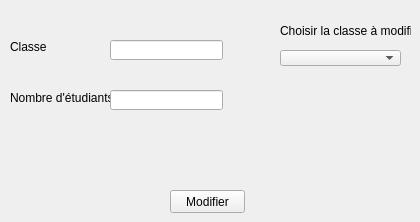
     <widget class="QWidget" name="tab_9">
      <attribute name="title">
       <string>Modifier</string>
      </attribute>
      <widget class="QLabel" name="label_40">
       <property name="geometry">
        <rect>
         <x>10</x>
         <y>40</y>
         <width>47</width>
         <height>13</height>
        </rect>
       </property>
       <property name="text">
        <string>Classe</string>
       </property>
      </widget>
      <widget class="QLabel" name="label_41">
       <property name="geometry">
        <rect>
         <x>10</x>
         <y>90</y>
         <width>101</width>
         <height>16</height>
        </rect>
       </property>
       <property name="text">
        <string>Nombre d'étudiants</string>
       </property>
      </widget>
      <widget class="QLineEdit" name="ModClasse_2">
       <property name="geometry">
        <rect>
         <x>110</x>
         <y>40</y>
         <width>113</width>
         <height>20</height>
        </rect>
       </property>
      </widget>
      <widget class="QLineEdit" name="ModNbrEtud">
       <property name="geometry">
        <rect>
         <x>110</x>
         <y>90</y>
         <width>113</width>
         <height>20</height>
        </rect>
       </property>
      </widget>
      <widget class="QPushButton" name="pushButton_19">
       <property name="geometry">
        <rect>
         <x>170</x>
         <y>190</y>
         <width>75</width>
         <height>23</height>
        </rect>
       </property>
       <property name="text">
        <string>Modifier</string>
       </property>
      </widget>
      <widget class="QComboBox" name="ListderClasse">
       <property name="geometry">
        <rect>
         <x>280</x>
         <y>50</y>
         <width>121</width>
         <height>16</height>
        </rect>
       </property>
      </widget>
      <widget class="QLabel" name="label_42">
       <property name="geometry">
        <rect>
         <x>280</x>
         <y>20</y>
         <width>131</width>
         <height>21</height>
        </rect>
       </property>
       <property name="text">
        <string>Choisir la classe à modifier</string>
       </property>
      </widget>
     </widget>
